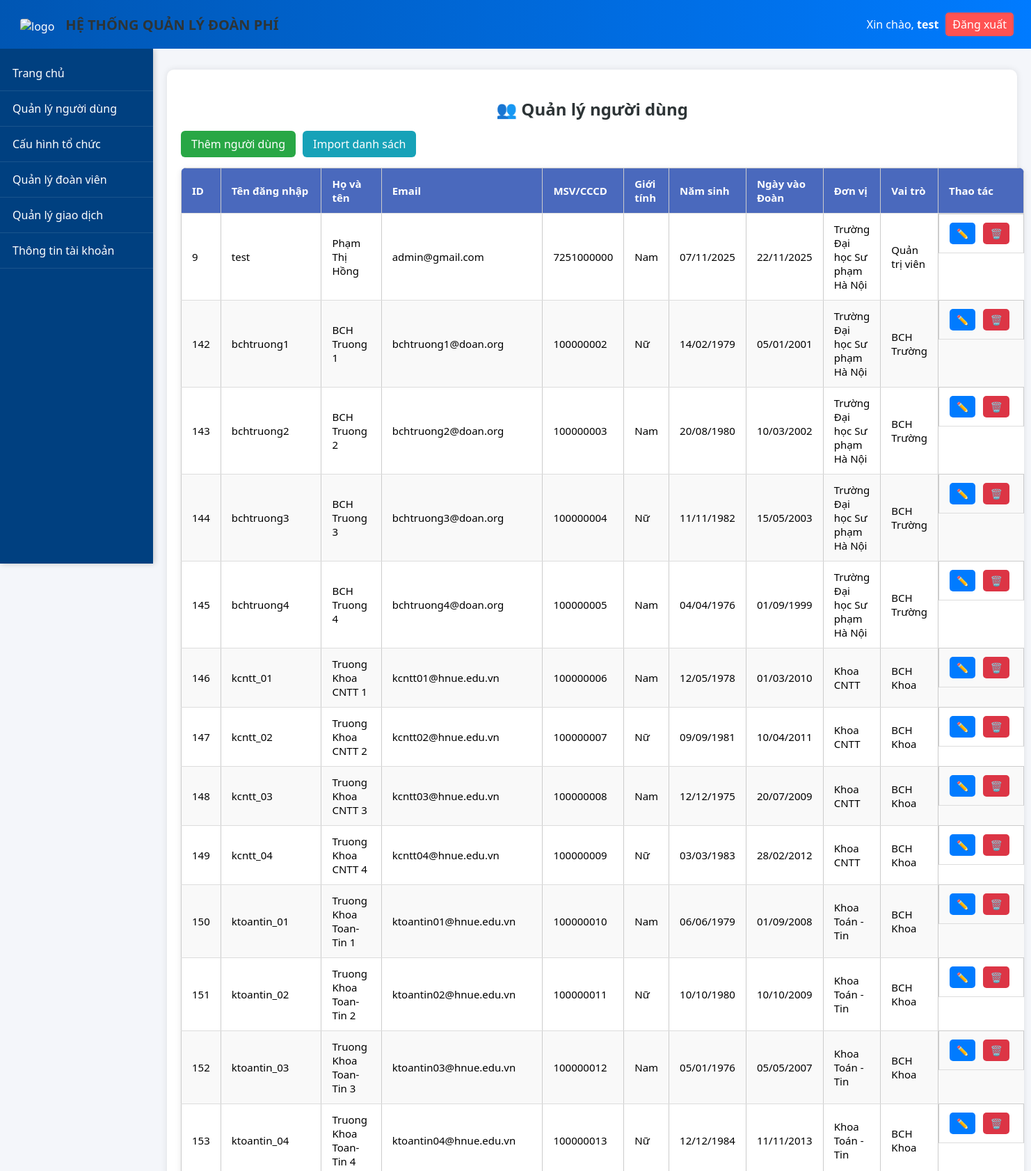
/pages/users.php (signed in, upper part), run on the app's committed database.
### tables this page shows
CREATE TABLE `users` (
  `userId` int(11) NOT NULL,
  `userName` varchar(255) NOT NULL,
  `fullName` varchar(255) DEFAULT NULL,
  `gender` enum('M','F','O') DEFAULT 'O',
  `identifyCard` varchar(255) DEFAULT NULL,
  `email` varchar(255) DEFAULT NULL,
  `password` varchar(255) NOT NULL,
  `birthDate` date DEFAULT NULL,
  `joinDate` date DEFAULT NULL,
  `unit` varchar(255) DEFAULT NULL,
  `isAdmin` tinyint(1) DEFAULT 0,
  `createdAt` datetime DEFAULT current_timestamp(),
  `updatedAt` datetime DEFAULT current_timestamp() ON UPDATE current_timestamp()
);

CREATE TABLE `organization_units` (
  `id` int(11) NOT NULL,
  `unit_name` varchar(255) NOT NULL,
  `unit_level` enum('Truong','Khoa','ChiDoan') NOT NULL,
  `parent_id` int(11) DEFAULT NULL,
  `leader_id` int(11) DEFAULT NULL,
  `deputy_id` int(11) DEFAULT NULL,
  `created_at` timestamp NOT NULL DEFAULT current_timestamp(),
  `updated_at` timestamp NOT NULL DEFAULT current_timestamp() ON UPDATE current_timestamp()
);

CREATE TABLE `role` (
  `id` int(11) NOT NULL,
  `role_name` varchar(255) NOT NULL,
  `createdAt` datetime DEFAULT current_timestamp(),
  `updatedAt` datetime DEFAULT current_timestamp() ON UPDATE current_timestamp()
);

### pages/users.php (the view, shortened to what this page needs)
<?php
include("../includes/header.php");
include("../includes/navbar.php");
include("../config/db.php");
$sql = "
    SELECT
        u.userId, u.userName, u.fullName, u.email, u.identifyCard,
        u.gender, u.birthDate, u.joinDate, u.isAdmin, u.createdAt,
        r.role_name, ou.unit_name
    FROM users u
    LEFT JOIN user_role ur ON u.userId = ur.user_id
    LEFT JOIN role r ON ur.role_id = r.id
    LEFT JOIN organization_units ou ON u.unit = ou.id
    ORDER BY u.userId ASC
";
$result = $conn->query($sql);
?>
<div class="container">
  <h2>👥 Quản lý người dùng</h2>
  <div class="actions">
    <a href="add_user.php" class="btn-add">Thêm người dùng</a>
    <a href="import_users.php" class="btn-import">Import danh sách</a>
  </div>
  <table class="table">
    <thead>
      <tr>
        <th>ID</th>
        <th>Tên đăng nhập</th>
        <th>Họ và tên</th>
        <th>Email</th>
        <th>MSV/CCCD</th>
        <th>Giới tính</th>
        <th>Năm sinh</th>
        <th>Ngày vào Đoàn</th>
        <th>Đơn vị</th>
        <th>Vai trò</th>
        <th>Thao tác</th>
      </tr>
    </thead>
    <tbody>
      <?php if ($result && $result->num_rows > 0): ?>
        <?php while ($row = $result->fetch_assoc()): ?>
          <tr>
            <td><?= $row['userId'] ?></td>
            <td><?= htmlspecialchars($row['userName']) ?></td>
            <td><?= htmlspecialchars($row['fullName']) ?></td>
            <td><?= htmlspecialchars($row['email']) ?></td>
            <td><?= htmlspecialchars($row['identifyCard'] ?? '-') ?></td>
            <td>
              <?php
                if ($row['gender'] == 'M') echo 'Nam';
                elseif ($row['gender'] == 'F') echo 'Nữ';
                else echo 'Khác';
              ?>
            </td>
            <td><?= $row['birthDate'] ? date("d/m/Y", strtotime($row['birthDate'])) : '-' ?></td>
            <td><?= $row['joinDate'] ? date("d/m/Y", strtotime($row['joinDate'])) : '-' ?></td>
            <td><?= htmlspecialchars($row['unit_name'] ?? 'Chưa cập nhật') ?></td>
            <td><?= htmlspecialchars($row['role_name'] ?? 'Chưa gán') ?></td>
            <td class="actions-cell">
              <a href="edit_user2.php?id=<?= $row['userId'] ?>" class="btn-edit" title="Sửa">✏️</a>
              <a href="delete_user.php?id=<?= $row['userId'] ?>" class="btn-delete"
                 onclick="return confirm('Bạn có chắc muốn xóa người dùng này không?');" title="Xóa">🗑️</a>
            </td>
          </tr>
        <?php endwhile; ?>
      <?php else: ?>
        <tr><td colspan="11" style="text-align:center;">Không có người dùng nào</td></tr>
      <?php endif; ?>
    </tbody>
  </table>
</div>
<?php include("../includes/footer.php"); ?>

### public/css/style.css (style rules this page uses)
body { margin: 0; font-family: "Segoe UI", sans-serif; background-color: #f4f6fa; }
.container { max-width: 1100px; margin: 30px auto; background: white; border-radius: 10px; padding: 25px; box-shadow: 0 0 10px rgba(0,0,0,0.1); }
.table { width: 100%; border-collapse: collapse; }
.table th, .table td { padding: 10px; border: 1px solid #ccc; text-align: left; }
.table th { background: #007bff; color: white; }
body { margin: 0; padding-top: 70px; }
h2 { color: #333; margin-bottom: 15px; }
.table { width: 100%; border-collapse: collapse; background: #fff; box-shadow: 0 2px 8px rgba(0,0,0,0.1); border-radius: 8px; overflow: hidden; }
.table th, .table td { padding: 12px 15px; border-bottom: 1px solid #ddd; text-align: left; }
.table th { background: #4a69bd; color: white; }
.btn-edit, .btn-delete { text-decoration: none; padding: 5px 10px; border-radius: 5px; color: white; margin-right: 5px; }
.btn-edit { background: #60a3bc; }
.btn-delete { background: #e55039; }

### pages/users.php (style rules this page uses)
.container { padding: 20px; margin-right: 1%; }
.container { margin-left: 240px; max-width: calc(100% - 300px); }
h2 { text-align: center; margin-bottom: 15px; color: #2d3436; }
.actions { display: flex; gap: 10px; margin-bottom: 15px; flex-wrap: wrap; }
.btn-add, .btn-import { color: white; padding: 8px 15px; border-radius: 6px; text-decoration: none; font-weight: 500; transition: 0.2s; }
.btn-add { background: #28a745; }
.btn-import { background: #17a2b8; }
table { width: 100%; border-collapse: collapse; font-size: 15px; box-shadow: 0 4px 10px rgba(0,0,0,0.05); }
th, td { border: 1px solid #ddd; padding: 10px; text-align: center; }
th { background: #007bff; color: white; }
tr:nth-child(even) { background: #f9f9f9; }
.btn-edit, .btn-delete { text-decoration: none; padding: 6px 10px; border-radius: 5px; color: white; font-size: 14px; }
.btn-edit { background: #007bff; }
.btn-delete { background: #dc3545; }
.actions-cell { display: flex; justify-content: center; gap: 6px; }

### data on the page
users: userId "9", userName "test", fullName "Phạm Thị Hồng", email "admin@gmail.com", identifyCard "7251000000", gender "Nam", birthDate "07/11/2025", joinDate "22/11/2025", organization_units.unit_name "Trường Đại học Sư phạm Hà Nội", role.role_name "Quản trị viên"
users: userId "142", userName "bchtruong1", fullName "BCH Truong 1", email "bchtruong1@doan.org", identifyCard "100000002", gender "Nữ", birthDate "14/02/1979", joinDate "05/01/2001", organization_units.unit_name "Trường Đại học Sư phạm Hà Nội", role.role_name "BCH Trường"
users: userId "143", userName "bchtruong2", fullName "BCH Truong 2", email "bchtruong2@doan.org", identifyCard "100000003", gender "Nam", birthDate "20/08/1980", joinDate "10/03/2002", organization_units.unit_name "Trường Đại học Sư phạm Hà Nội", role.role_name "BCH Trường"
users: userId "144", userName "bchtruong3", fullName "BCH Truong 3", email "bchtruong3@doan.org", identifyCard "100000004", gender "Nữ", birthDate "11/11/1982", joinDate "15/05/2003", organization_units.unit_name "Trường Đại học Sư phạm Hà Nội", role.role_name "BCH Trường"
users: userId "145", userName "bchtruong4", fullName "BCH Truong 4", email "bchtruong4@doan.org", identifyCard "100000005", gender "Nam", birthDate "04/04/1976", joinDate "01/09/1999", organization_units.unit_name "Trường Đại học Sư phạm Hà Nội", role.role_name "BCH Trường"
users: userId "146", userName "kcntt_01", fullName "Truong Khoa CNTT 1", email "kcntt01@hnue.edu.vn", identifyCard "100000006", gender "Nam", birthDate "12/05/1978", joinDate "01/03/2010", organization_units.unit_name "Khoa CNTT", role.role_name "BCH Khoa"
users: userId "147", userName "kcntt_02", fullName "Truong Khoa CNTT 2", email "kcntt02@hnue.edu.vn", identifyCard "100000007", gender "Nữ", birthDate "09/09/1981", joinDate "10/04/2011", organization_units.unit_name "Khoa CNTT", role.role_name "BCH Khoa"
users: userId "148", userName "kcntt_03", fullName "Truong Khoa CNTT 3", email "kcntt03@hnue.edu.vn", identifyCard "100000008", gender "Nam", birthDate "12/12/1975", joinDate "20/07/2009", organization_units.unit_name "Khoa CNTT", role.role_name "BCH Khoa"
users: userId "149", userName "kcntt_04", fullName "Truong Khoa CNTT 4", email "kcntt04@hnue.edu.vn", identifyCard "100000009", gender "Nữ", birthDate "03/03/1983", joinDate "28/02/2012", organization_units.unit_name "Khoa CNTT", role.role_name "BCH Khoa"
users: userId "150", userName "ktoantin_01", fullName "Truong Khoa Toan-Tin 1", email "ktoantin01@hnue.edu.vn", identifyCard "100000010", gender "Nam", birthDate "06/06/1979", joinDate "01/09/2008", organization_units.unit_name "Khoa Toán - Tin", role.role_name "BCH Khoa"
users: userId "151", userName "ktoantin_02", fullName "Truong Khoa Toan-Tin 2", email "ktoantin02@hnue.edu.vn", identifyCard "100000011", gender "Nữ", birthDate "10/10/1980", joinDate "10/10/2009", organization_units.unit_name "Khoa Toán - Tin", role.role_name "BCH Khoa"
users: userId "152", userName "ktoantin_03", fullName "Truong Khoa Toan-Tin 3", email "ktoantin03@hnue.edu.vn", identifyCard "100000012", gender "Nam", birthDate "05/01/1976", joinDate "05/05/2007", organization_units.unit_name "Khoa Toán - Tin", role.role_name "BCH Khoa"
users: userId "153", userName "ktoantin_04", fullName "Truong Khoa Toan-Tin 4", email "ktoantin04@hnue.edu.vn", identifyCard "100000013", gender "Nữ", birthDate "12/12/1984", joinDate "11/11/2013", organization_units.unit_name "Khoa Toán - Tin", role.role_name "BCH Khoa"

### other printed values
$_SESSION['user']['userName'] "test"
